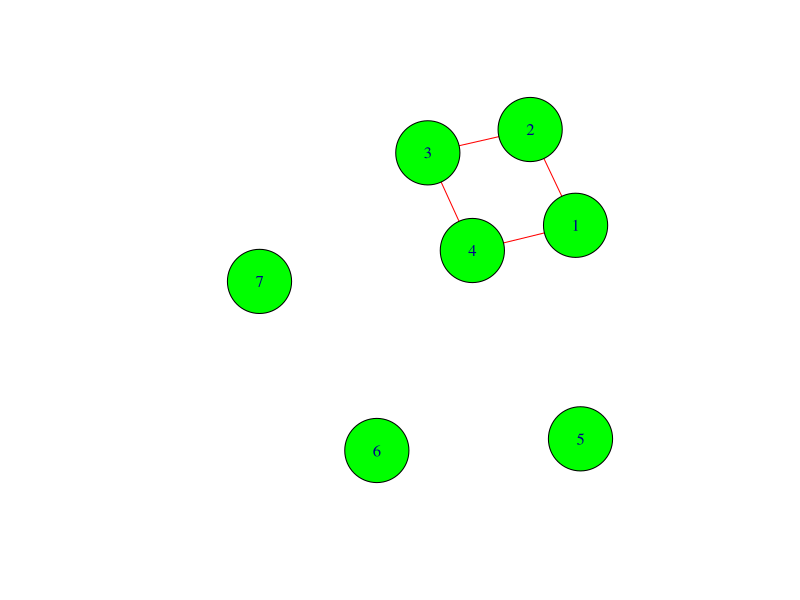

Generate this figure with R:
### Social Network Analysis ----

#calling the libraries
library(igraph)
#creating a normal graph with numbers
g <- graph(c(1,2,2,3,3,4,4,1), #delcaring "g", which has 4 elements and they are connected from 1 to 2, 2 to 3 and so on.
           directed = FALSE, #undirected means the edges are not showing the lines
           n=7) #although there are 4 elements, there are total 7 nodes and as we did not mention rest three nodes, they will be isolated from other nodes.

plot(g, #dataset
     vertex.color = "green", #node color
     vertex.size = 40, #node size
     edge.color = "red") #arrow/line color

g[] #this will show the martix formation of variable g

#creating a normal graph with characters
g_char <- graph(c("Amy", "Ram", "Ram", "Li", "Li", "Amy", "Amy", "Li", "Kate", "Li"))